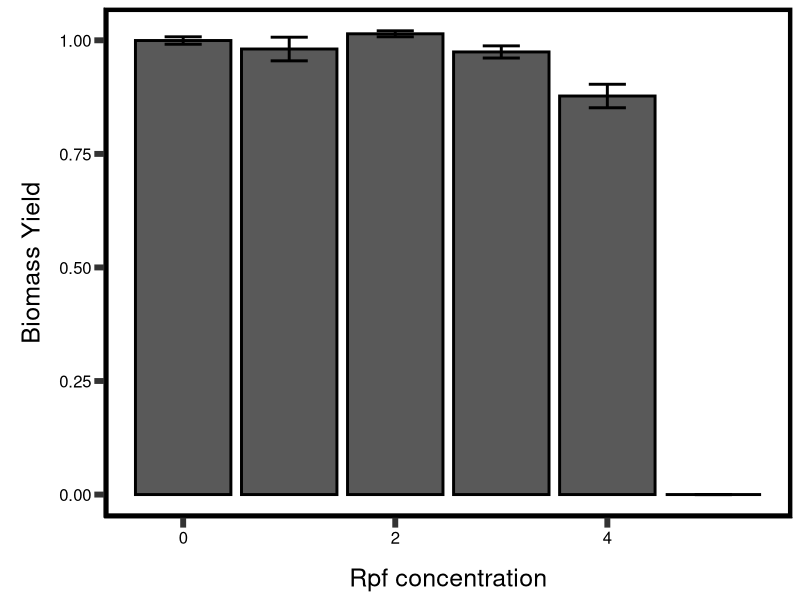
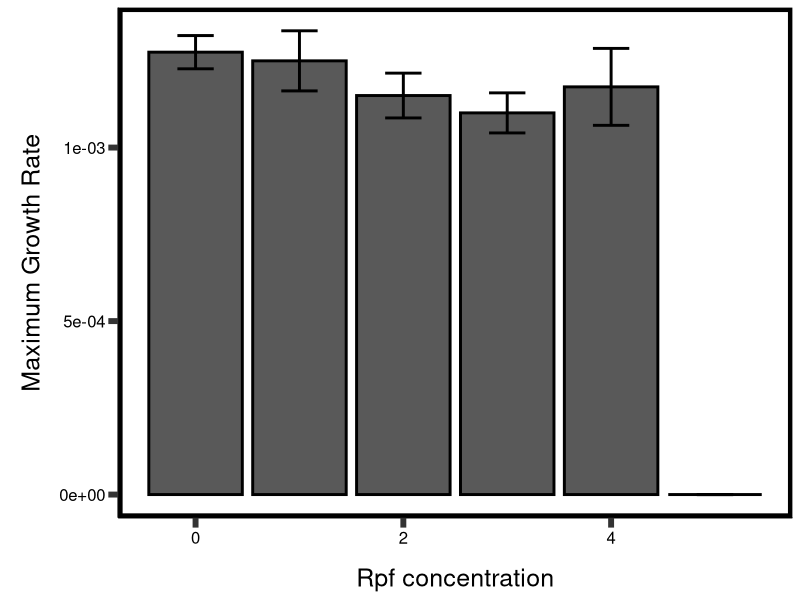
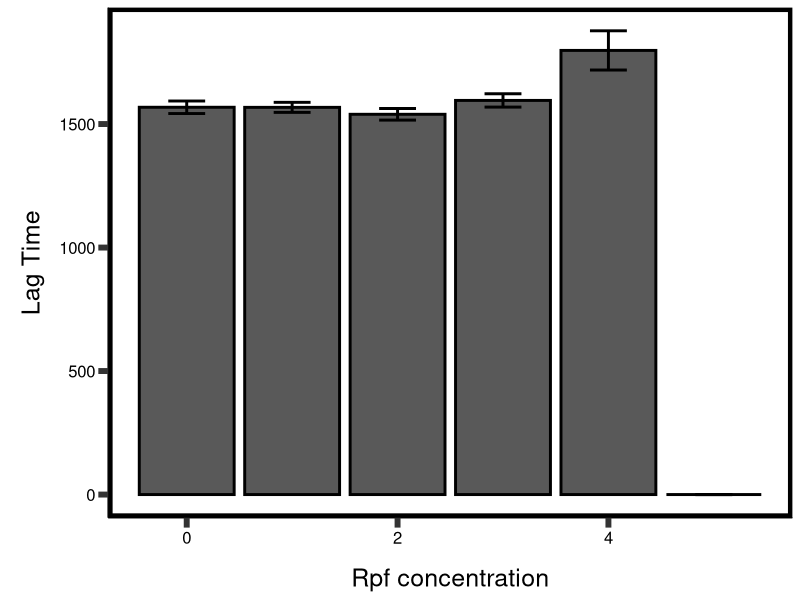
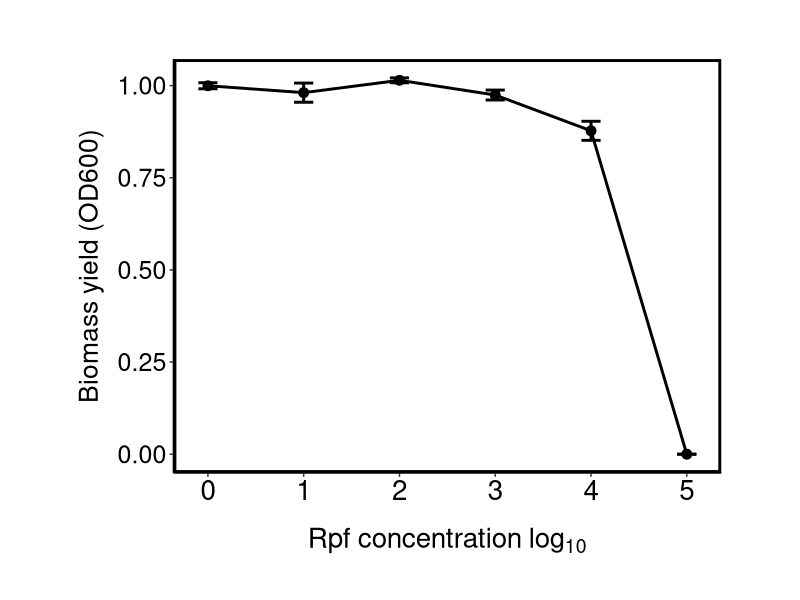

R code for these plots, in order: (Note: this script raises an error after producing the figures.)
## ---- chunk 1
rm(list=ls())
getwd()
#setwd("~/GitHub/Rpf")
knitr::opts_knit$set(root.dir = '~/../GitHub/Rpf') 

sem <- function(x) sqrt(var(x)/length(x))
## ---- chunk 2
# A) Generate % change in growth curve parameter with Rpf treatment among KBS0714 strains # 
# Load gompertz output data 
gc.param <- read.delim("data/generality-dose/Generality_doseResponse.txt", sep = ",", header = TRUE)

# Load key for growth curve assay 
key <- read.delim("data/generality-dose/generality_dose_key.txt", sep = ",", header = TRUE)

# Label phylogenetic and treatment information in datasets 
gc <- cbind(gc.param,key)

# Remove unused parameters to simplify
gc <- gc[ ,c(-(1:2),-(6:11))]

# Some biomass yeild values are negative, force to be positive # 
gc$A <- abs(gc$A)

# Treatment as factor
#gc$Treatment <- as.factor(gc$Treatment)

## ---- chunk 3
# A) Generate simple bargraph to look at the effects of Rpf on growth curve parameters
library(ggplot2)
library(plyr)
# Calculate mean and sem 
# Biomass yeild (A)
generality.A.means.sem <- ddply(gc, c("Treatment"), summarise,
                   mean=mean(A), sem=sd(A)/sqrt(length(A)))
generality.A.means.sem <- transform(generality.A.means.sem, lower=mean-sem, upper=mean+sem)

# Maximum growth rate (umax)
generality.umax.means.sem <- ddply(gc, c("Treatment"), summarise,
                   mean=mean(umax), sem=sd(umax)/sqrt(length(umax)))
generality.umax.means.sem <- transform(generality.umax.means.sem, lower=mean-sem, upper=mean+sem)


# Lag time (L)
generality.L.means.sem <- ddply(gc, c("Treatment"), summarise,
                   mean=mean(L), sem=sd(L)/sqrt(length(L)))
generality.L.means.sem <- transform(generality.L.means.sem, lower=mean-sem, upper=mean+sem)

# Bargraph figure 
A.bar <- ggplot(data=generality.A.means.sem, aes(x=Treatment, y=mean)) + 
  geom_bar(colour="black", position = position_dodge(), stat = "identity", size = 1)

A.bar + geom_errorbar(aes(ymax=upper, ymin=lower), position=position_dodge(1), 
                          data=generality.A.means.sem, width = 0.35, size=1) +
  labs(x =  "Rpf concentration" ,y="Biomass Yield") +
  theme_classic() +
  theme(axis.text.y=element_text(colour="black", size = 12),
        axis.text.x=element_text(colour="black", size=12),
        axis.title = element_text(size=18),
        axis.title.y = element_text(colour="black",  margin = margin(0,10,0,10)),
        axis.title.x = element_text(colour="black",margin=margin(15,10,0,10)),
        panel.border = element_rect(linetype = "solid", colour = "black", size=3, fill=NA),
        axis.ticks.length = unit(.25, "cm"),
        axis.ticks = element_line(size = 2))

umax.bar <- ggplot(data=generality.umax.means.sem, aes(x=Treatment, y=mean)) + 
  geom_bar(colour="black", position = position_dodge(), stat = "identity", size = 1)

umax.bar + geom_errorbar(aes(ymax=upper, ymin=lower), position=position_dodge(1), 
                          data=generality.umax.means.sem, width = 0.35, size=1) +
  labs(x =  "Rpf concentration" ,y="Maximum Growth Rate") +
  theme_classic() +
  theme(axis.text.y=element_text(colour="black", size = 12),
        axis.text.x=element_text(colour="black", size=12),
        axis.title = element_text(size=18),
        axis.title.y = element_text(colour="black",  margin = margin(0,10,0,10)),
        axis.title.x = element_text(colour="black",margin=margin(15,10,0,10)),
        panel.border = element_rect(linetype = "solid", colour = "black", size=3, fill=NA),
        axis.ticks.length = unit(.25, "cm"),
        axis.ticks = element_line(size = 2))

L.bar <- ggplot(data=generality.L.means.sem, aes(x=Treatment, y=mean)) + 
  geom_bar(colour="black", position = position_dodge(), stat = "identity", size = 1)

L.bar + geom_errorbar(aes(ymax=upper, ymin=lower), position=position_dodge(1), 
                          data=generality.L.means.sem, width = 0.35, size=1) +
  labs(x =  "Rpf concentration" ,y="Lag Time") +
  theme_classic() +
  theme(axis.text.y=element_text(colour="black", size = 12),
        axis.text.x=element_text(colour="black", size=12),
        axis.title = element_text(size=18),
        axis.title.y = element_text(colour="black",  margin = margin(0,10,0,10)),
        axis.title.x = element_text(colour="black",margin=margin(15,10,0,10)),
        panel.border = element_rect(linetype = "solid", colour = "black", size=3, fill=NA),
        axis.ticks.length = unit(.25, "cm"),
        axis.ticks = element_line(size = 2))

## ---- chunk 4
# Load packages
library(ggplot2)
library(plyr)
library(png)

# Calculate mean and sem 
# Biomass yeild (A)
generality.A.means.sem <- ddply(gc, c("Treatment"), summarise,
                   mean=mean(A), sem=sd(A)/sqrt(length(A)))
generality.A.means.sem <- transform(generality.A.means.sem, lower=mean-sem, upper=mean+sem)

# The errorbars overlapped, so use position_dodge to move them horizontally
pd <- position_dodge(0)

ggplot(generality.A.means.sem, aes(x=Treatment, y=mean)) + 
  geom_errorbar(aes(ymax=upper, ymin=lower), position=position_dodge(0), 
                data=generality.A.means.sem, width = 0.2, size=1) +
  geom_line(size=1) + 
  geom_point( position=pd, size=3) +
  scale_shape_manual(values=c(16, 17)) +
  xlab(expression(Rpf~concentration~log[10])) +
  ylab('Biomass yield (OD600)') +
  theme_classic() +
  theme(axis.text.y=element_text(colour="black", size=18),
          axis.text.x=element_text(colour="black", size=20),
          axis.title.y = element_text(size = 19, colour="black",  margin = margin(0,10,0,0)),
          axis.title.x = element_text(size = 20,colour="black",margin=margin(15,10,0,10)),
          panel.border = element_rect(linetype = "solid", colour = "black", size=2, fill=NA),
          plot.margin = unit(c(1.5,2,1,2), "cm"))

ggsave("figures/Figure8-GeneralityDoseResponse.png", width = 20, height = 15, units = "cm")


# Lag time (L)
generality.L.means.sem <- ddply(gc, c("Treatment"), summarise,
                   mean=mean(L), sem=sd(L)/sqrt(length(L)))
generality.L.means.sem <- transform(generality.L.means.sem, lower=mean-sem, upper=mean+sem)

generality.L.means.sem <- generality.L.means.sem[-6,]

ggplot(generality.L.means.sem, aes(x=Treatment, y=mean)) + 
  geom_errorbar(aes(ymax=upper, ymin=lower), position=position_dodge(0), 
                data=generality.L.means.sem, width = 0.2, size=1) +
  geom_line(size=1) + 
  geom_point( position=pd, size=3) +
  scale_shape_manual(values=c(16, 17)) +
  xlab(expression(Rpf~concentration~log[10])) +
  ylab('Lag time') +
  theme_classic() +
  theme(axis.text.y=element_text(colour="black", size=18),
          axis.text.x=element_text(colour="black", size=20),
          axis.title.y = element_text(size = 19, colour="black",  margin = margin(0,10,0,0)),
          axis.title.x = element_text(size = 20,colour="black",margin=margin(15,10,0,10)),
          panel.border = element_rect(linetype = "solid", colour = "black", size=2, fill=NA),
          plot.margin = unit(c(1.5,2,1,2), "cm"))

## ---- chunk 5


